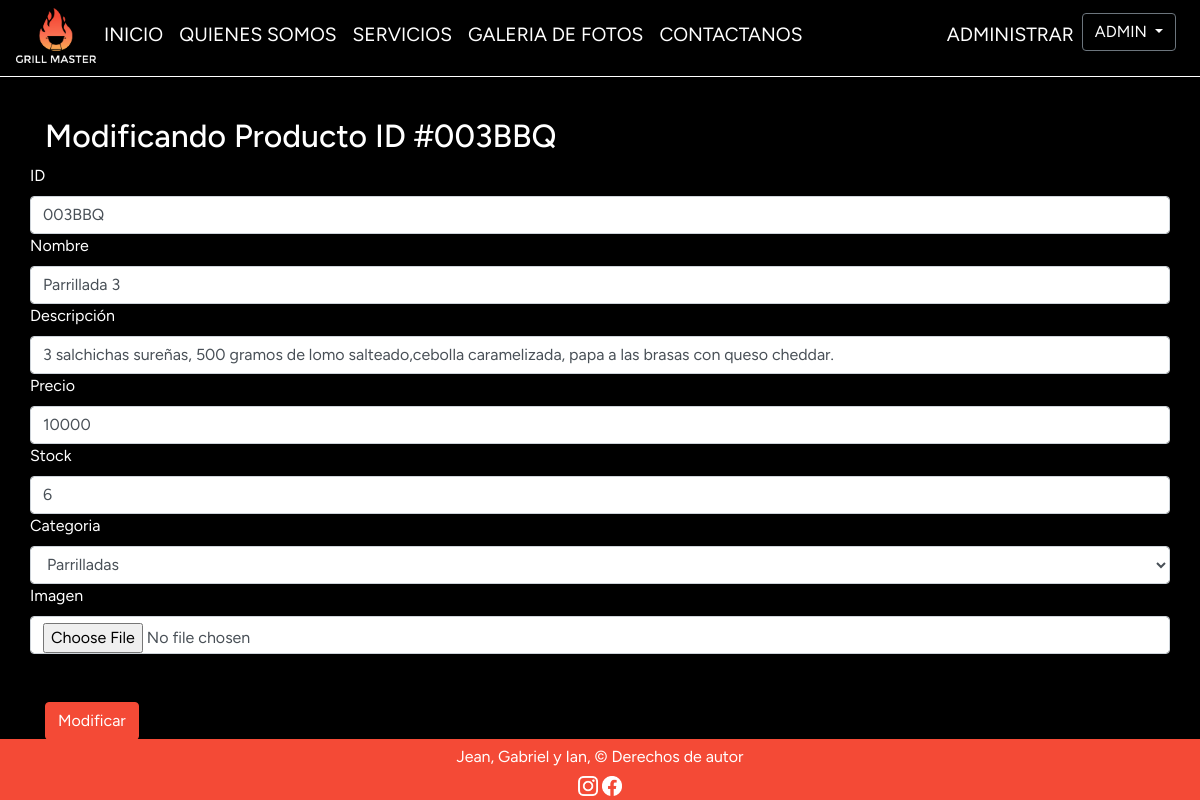
The page /product/003BBQ/edit (signed in) on the database its author committed.
### grillmaster/models.py (models this page shows, shortened)
class Productos(models.Model):
    name = models.CharField(max_length=200)
    id = models.CharField(max_length=100,primary_key=True)
    description = models.CharField(max_length=500)
    price = models.IntegerField()
    stock = models.IntegerField()
    image = models.ImageField()
    categoria= models.ForeignKey(Categoria, on_delete=models.CASCADE, verbose_name="Categoria")

### grillmaster/views.py (the view)
# urls.py: path('product/<id>/edit', views.product_edit, name="product_edit"),
@staff_member_required
def product_edit(request, id):
    product = Productos.objects.get(id=id)
    ctx = {
        'form': ProductosForm(instance=product),
        'id': id,
    }
    if request.method == "POST":
        form = ProductosForm(request.POST, request.FILES, instance=product)
        if form.is_valid():
            form.save()
            return redirect('product_manage')
    return render(request, 'cart/product_edit.html', ctx)

### grillmaster/context_processor.py (called while the page is built)
def calculate_shipping(total):
    shipping = 0
    if total > 50000:
        return 0
    return shipping

def calculate_taxes(total):
    return round(total * 0.19)

def shopping_cart_total(request):
    total = 0
    amount = 0
    try:
        for key, value in request.session['shopping_cart'].items():
            amount = amount + int(value['amount'])
            total = total + int(value['price']) * value['amount']
    except:
        request.session['shopping_cart'] = {}
        total = 0
    shipping = calculate_shipping(total)
    taxes = calculate_taxes(total)
    return {
        'taxes': taxes,
        'shopping_cart_total': (total + taxes + shipping),
        'shopping_cart_amount': amount,
        'shipping': shipping,
    }

### grillmaster/models.py (called while the page is built)
    def __str__(self):
        return self.nombreCategoria

### grillmaster/templates/cart/product_edit.html (shortened to what this page needs)
<!DOCTYPE html>
<html lang="es">
<head>
    {% load static %}
    <link href="https://stackpath.bootstrapcdn.com/bootstrap/4.5.2/css/bootstrap.min.css" rel="stylesheet">
    <link rel="stylesheet" href="{% static '/css/nav.css' %}">
    <link rel="stylesheet" href="{% static '/css/manag.css' %}">
</head>
<body>
    {% include 'nav.html' %}
    <div id="main-content" class="container">
    <div class="row text-white">
        <div class="col">
            <h2 >Modificando Producto ID #{{ id }}</h2>
            <form method="POST" id="product-edit-form" enctype="multipart/form-data">
                <div class="row">
                    <label for="{{ form.field.name }}">
                        {{ form.id.label }}
                    </label>
                    {{ form.id }}
                </div>
                <div class="row">
                    <label for="{{ form.field.name }}">
                        {{ form.name.label }}
                    </label>
                    {{ form.name }}
                </div>
                <div class="row">
                    <label for="{{ form.field.name }}">
                        {{ form.description.label }}
                    </label>
                    {{ form.description }}
                </div>
                <div class="row">
                    <label for="{{ form.field.name }}">
                        {{ form.price.label }}
                    </label>
                    {{ form.price }}
                </div>
                <div class="row">
                    <label for="{{ form.field.name }}">
                        {{ form.stock.label }}
                    </label>
                    {{ form.stock }}
                </div>
                <div class="row">
                    <label for="{{ form.field.name }}">
                        {{ form.categoria.label }}
                    </label>
                    {{ form.categoria }}
                </div>
                <div class="row">
                    <label for="{{ form.field.name }}" name="image">
                        {{ form.image.label }}
                    </label>
                    {{ form.image }}
                </div>
                <div class="row mt-5">
                    <div class="col">
                        <input type="submit" class="btn btn-primary" value="Modificar" style="font-size: 1rem; background-color: #F44A36; box-shadow: none; border-color: #F44A36;">
                    </div>
                </div>
            </form>
        </div>
    </div>
    </div>
    {% include 'footer.html' %}
</body>
</html>

### grillmaster/templates/nav.html (shortened to what this page needs)
{% load static %}
<nav class="navbar navbar-expand-md bg-black text-white navbar-white">
  <img
    src="{% static 'img/grillmasterlogo/logoentero.png' %}"
    alt="Logo Empresa"
    width="80"/>
  <div class="collapse navbar-collapse" id="collapsibleNavbar">
    <ul class="navbar-nav mr-auto">
      {% url 'index' as index_url %}
      <li class="nav-item">
        <a
          class="nav-link {% if request.path == index_url %}active{% endif %}"
          href="{{ index_url }}">INICIO</a>
      </li>
      {% url 'aboutUs' as about_us_url %}
      <li class="nav-item">
        <a
          class="nav-link {% if request.path == about_us_url %}active{% endif %}"
          href="{{ about_us_url }}">QUIENES SOMOS</a>
      </li>
      {% url 'products' as shop_url %}
      <li class="nav-item">
        <a
          class="nav-link {% if request.path == shop_url %}active{% endif %}"
          href="{{ shop_url }}">SERVICIOS</a>
      </li>
      {% url 'photoGallery' as photo_gallery_url %}
      <li class="nav-item">
        <a
          class="nav-link {% if request.path == photo_gallery_url %}active{% endif %}"
          href="{{ photo_gallery_url }}">GALERIA DE FOTOS</a>
      </li>
      {% url 'contact' as contact_url %}
      <li class="nav-item">
        <a
          class="nav-link {% if request.path == contact_url %}active{% endif %}"
          href="{{ contact_url }}">CONTACTANOS</a>
      </li>
    </ul>
    <ul class="navbar-nav">
      {% if user.is_staff %}
      {% url 'management' as management_url %}
      <li class="nav-item">
        <a
          class="nav-link {% if request.path == management_url %}active{% endif %}"
          href="{{ management_url }}">ADMINISTRAR</a>
      </li>
      {% endif %}
      {% if user.is_authenticated %}
      <li class="nav-item mr-2">
        <div class="dropdown">
          <button
            class="btn btn-secondary dropdown-toggle"
            type="button"
            id="dropdownMenuButton"
            data-toggle="dropdown"
            style="background-color: black; font-family: 'Figtree'"
          >
          {{ user.username | upper }}
          </button>
        </div>
      </li>
      {% endif %}
    </ul>
  </div>
</nav>

### grillmaster/static/css/manag.css (style rules this page uses)
body { font-family: 'Figtree'; margin: 0; padding: 0; background-color: black; position: relative; color: #fff; }
a, a:hover { text-decoration: none; color: inherit; cursor: pointer; font-size: larger; }

### rows shown on the page
Productos: id "003BBQ", name "Parrillada 3", description "3 salchichas sureñas, 500 gramos de lomo salteado,cebolla caramelizada, papa a las brasas con queso cheddar.", price "10000", stock "6", categoria "Parrilladas"

### other values the page prints
{{ user.username | upper }} "ADMIN"
